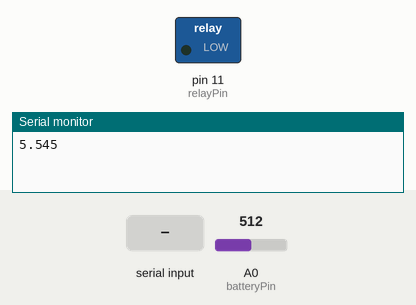
A sketch run on a simulated Arduino Uno, built with avr-gcc and run on an emulated ATmega328P. Parts: switched loads named in the sketch (green lamp = pin HIGH), the last lines printed to the serial monitor. Inputs (shaded band) come from the test bench; at power-on: A0 (batteryPin) = 512.

Above: at 1.2 s.
1.3 s: "OFF\n" received over Serial
At 1.7 s:
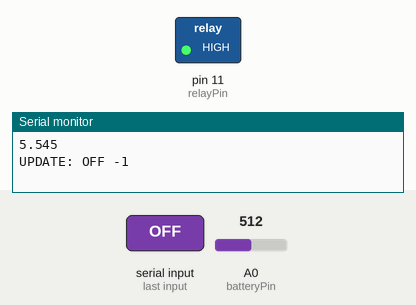
3.5 s: "ON\n" received over Serial
5.0 s: "AUTO\n" received over Serial
Timing chart, 0 to 8.0 s (numbered marks = the images above; inputs shaded):
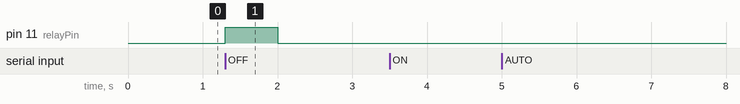

Measured:
- after the input at 1.3 s, pin 11 (relayPin): LOW → HIGH at once, → LOW 0.70 s later

The sketch:

DarkBatteryCharger.ino
```cpp
int relayPin = 11;
int batteryPin = A0;
int average[16];
int averageWritePos = 0;
unsigned long lastVoltageTime = 0;
unsigned long lastTime = 0;
int lastActTime = 0;
bool charging = true;
byte command[64];
int commandWritePos = 0;
int offOverride = 0;
int onOverride = 0;
float lowSetPoint = 10.8;
float highSetPoint = 14;

void setup() {
  //Setup Serial
  Serial.begin(9600);
  //Setup Relay
  pinMode(relayPin, OUTPUT);
  digitalWrite(relayPin, LOW);
  //Setup Battery
  analogReference(DEFAULT);
  for (int i = 0; i < 16; i++)
  {
    average[i] = 0;
  }
}

void write_serial(String input)
{
  int writeAvailable = Serial.availableForWrite();
  if (input.length() + 1 >= writeAvailable)
  {
    return;
  }
  Serial.println(input);
}

void charge_off()
{
  charging = false;
  digitalWrite(relayPin, HIGH);
  lastActTime = 0;
}

void charge_on()
{
  charging = true;
  digitalWrite(relayPin, LOW);
  lastActTime = 0;
}

void process_command()
{
  String command_string = String((char*)command);
  int command_length = command_string.length();

  //State control
  if (command_string.startsWith("OFF"))
  {
    charge_off();
    onOverride = 0;
    if (command_length > 4)
    {
      String offText = command_string.substring(4);
      offOverride = offText.toInt();
      write_serial("UPDATE: OFF " + String(offOverride));
    }
    else
    {
      write_serial("UPDATE: OFF -1");
      offOverride = -1;
    }
  }

  if (command_string.startsWith("ON"))
  {
    charge_on();
    offOverride = 0;
    if (command_length > 3)
    {
      String onText = command_string.substring(3);
      onOverride = onText.toInt();
      write_serial("UPDATE: ON " + String(onOverride));
    }
    else
    {
      write_serial("UPDATE: ON -1");
      onOverride = -1;
    }
  }

  if (command_string == "AUTO")
  {
    write_serial("UPDATE: AUTO");
    offOverride = 0;
    onOverride = 0;
  }

  //Voltage control
  if (command_string.startsWith("LOW"))
  {
    if (command_length > 4)
    {
      String parseText = command_string.substring(4);
      lowSetPoint = parseText.toFloat();
      write_serial("UPDATE: LOW " + String(lowSetPoint));
    }
  }

  //Voltage control
  if (command_string.startsWith("HIGH"))
  {
    if (command_length > 5)
    {
      String parseText = command_string.substring(5);
      highSetPoint = parseText.toFloat();
      write_serial("UPDATE: HIGH " + String(highSetPoint));
    }
  }

}

void loop() {
  unsigned long currentTime = millis();

  //10Hz voltage update
  if (currentTime - lastVoltageTime > 100)
  {
    lastVoltageTime = currentTime;
    average[averageWritePos] = analogRead(batteryPin);
    averageWritePos = (averageWritePos + 1) % 16;
  }

  //1Hz voltage checking
  if (currentTime - lastTime > 1000)
  {
    lastTime = currentTime;
    lastActTime++;
    float battery_voltage = get_voltage();
    write_serial(String(battery_voltage, 3));

    //Decrement overrides
    if (offOverride > 0)
    {
      offOverride--;
      if (offOverride == 0)
      {
        write_serial("UPDATE: OFF TO AUTO");
      }
    }
    if (onOverride > 0)
    {
      onOverride--;
      if(onOverride == 0)
      {
        write_serial("UPDATE: ON TO AUTO");
      }
    }

    if (lastActTime > 30)
    {
      //Turn off auto
      if (onOverride == 0 && charging && battery_voltage > highSetPoint)
      {
        write_serial("UPDATE: RELAY OFF " + String(lastActTime));
        charge_off();
      }
      //Turn on auto
      if (offOverride == 0 && !charging && battery_voltage < lowSetPoint)
      {
        write_serial("UPDATE: RELAY ON " + String(lastActTime));
        charge_on();
      }
    }
    //Never let the battery get under 10.5V
    if (!charging && battery_voltage < 10.5)
    {
      write_serial("UPDATE: RELAY ON " + String(lastActTime));
      charge_on();
    }
  }
  //Serial control
  int serialAvailable = Serial.available();
  while (serialAvailable > 0)
  {
    int receiveByte = Serial.read();
    command[commandWritePos] = receiveByte;
    commandWritePos++;
    serialAvailable--;
    if (receiveByte == 10)
    {
      command[commandWritePos - 1] = 0;
      process_command();
      commandWritePos = 0;
    }
    //Don't overrun if we get too long a command
    if (commandWritePos == 64)
    {
      commandWritePos = 0;
    }
  }
  //Rollover millis
  if (lastTime > currentTime)
  {
    lastTime = currentTime;
  }
}

float get_voltage()
{
  int accumulator = 0;
  for (int i = 0; i < 16; i++)
  {
    accumulator = accumulator + average[i];
  }
  float adcPercent = accumulator / (16.0 * 1024.0);
  float adcVoltage = adcPercent * 5.0;
  //12v <-9.9k ohm-> A0 <-> 3.3k ohm <-> GND
  //13.2 / 3.3 is our multiplier, with 5V reference.
  float fudge = (13.8 / 14.0);
  float resistorDivide = (13.2 / 3.3);
  return adcVoltage * resistorDivide * fudge;
}
```
